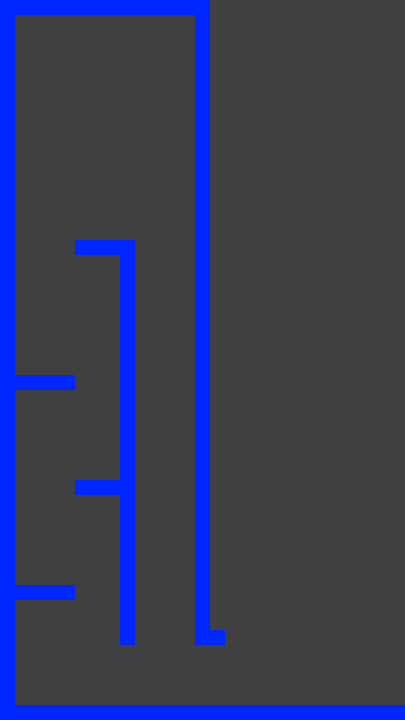

A level layout from a 2D game, rendered from its tile map. Below: a short description, then the map file with its tile-grid data intact:
An orthogonal 27x48 tile map with 15x15 px tiles, 1 tile layer (Tile Layer 1), 4 tilesets and 13 objects.

<map version="1.0" tiledversion="1.1.5" orientation="orthogonal" renderorder="right-down" width="27" height="48" tilewidth="15" tileheight="15" infinite="0" nextobjectid="345">
 <tileset firstgid="1" name="tileset" tilewidth="15" tileheight="15" tilecount="10" columns="10">
  <image source="../gfx/tilesets/blocks.png" width="150" height="15" />
 </tileset>
 <tileset firstgid="11" name="button" tilewidth="15" tileheight="15" tilecount="1" columns="1">
  <image source="../gfx/images/button.png" width="15" height="15" />
 </tileset>
 <tileset firstgid="12" name="turret" tilewidth="15" tileheight="15" tilecount="2" columns="2">
  <image source="../gfx/images/turret.png" width="30" height="15" />
 </tileset>
 <tileset firstgid="14" name="door" tilewidth="30" tileheight="60" tilecount="4" columns="4">
  <image source="../gfx/tilesets/door.png" width="120" height="60" />
 </tileset>
 <layer name="Tile Layer 1" width="27" height="48">
  <data encoding="csv">
8,8,8,8,8,8,8,8,8,8,8,8,8,8,2,2,2,2,2,2,2,2,2,2,2,2,2,
8,2,2,2,2,2,2,2,2,2,2,2,2,8,2,2,2,2,2,2,2,2,2,2,2,2,2,
8,2,2,2,2,2,2,2,2,2,2,2,2,8,2,2,2,2,2,2,2,2,2,2,2,2,2,
8,2,2,2,2,2,2,2,2,2,2,2,2,8,2,2,2,2,2,2,2,2,2,2,2,2,2,
8,2,2,2,2,2,2,2,2,2,2,2,2,8,2,2,2,2,2,2,2,2,2,2,2,2,2,
8,2,2,2,2,2,2,2,2,2,2,2,2,8,2,2,2,2,2,2,2,2,2,2,2,2,2,
8,2,2,2,2,2,2,2,2,2,2,2,2,8,2,2,2,2,2,2,2,2,2,2,2,2,2,
8,2,2,2,2,2,2,2,2,2,2,2,2,8,2,2,2,2,2,2,2,2,2,2,2,2,2,
8,2,2,2,2,2,2,2,2,2,2,2,2,8,2,2,2,2,2,2,2,2,2,2,2,2,2,
8,2,2,2,2,2,2,2,2,2,2,2,2,8,2,2,2,2,2,2,2,2,2,2,2,2,2,
8,2,2,2,2,2,2,2,2,2,2,2,2,8,2,2,2,2,2,2,2,2,2,2,2,2,2,
8,2,2,2,2,2,2,2,2,2,2,2,2,8,2,2,2,2,2,2,2,2,2,2,2,2,2,
8,2,2,2,2,2,2,2,2,2,2,2,2,8,2,2,2,2,2,2,2,2,2,2,2,2,2,
8,2,2,2,2,2,2,2,2,2,2,2,2,8,2,2,2,2,2,2,2,2,2,2,2,2,2,
8,2,2,2,2,2,2,2,2,2,2,2,2,8,2,2,2,2,2,2,2,2,2,2,2,2,2,
8,2,2,2,2,2,2,2,2,2,2,2,2,8,2,2,2,2,2,2,2,2,2,2,2,2,2,
8,2,2,2,2,8,8,8,8,2,2,2,2,8,2,2,2,2,2,2,2,2,2,2,2,2,2,
8,2,2,2,2,2,2,2,8,2,2,2,2,8,2,2,2,2,2,2,2,2,2,2,2,2,2,
8,2,2,2,2,2,2,2,8,2,2,2,2,8,2,2,2,2,2,2,2,2,2,2,2,2,2,
8,2,2,2,2,2,2,2,8,2,2,2,2,8,2,2,2,2,2,2,2,2,2,2,2,2,2,
8,2,2,2,2,2,2,2,8,2,2,2,2,8,2,2,2,2,2,2,2,2,2,2,2,2,2,
8,2,2,2,2,2,2,2,8,2,2,2,2,8,2,2,2,2,2,2,2,2,2,2,2,2,2,
8,2,2,2,2,2,2,2,8,2,2,2,2,8,2,2,2,2,2,2,2,2,2,2,2,2,2,
8,2,2,2,2,2,2,2,8,2,2,2,2,8,2,2,2,2,2,2,2,2,2,2,2,2,2,
8,2,2,2,2,2,2,2,8,2,2,2,2,8,2,2,2,2,2,2,2,2,2,2,2,2,2,
8,8,8,8,8,2,2,2,8,2,2,2,2,8,2,2,2,2,2,2,2,2,2,2,2,2,2,
8,2,2,2,2,2,2,2,8,2,2,2,2,8,2,2,2,2,2,2,2,2,2,2,2,2,2,
8,2,2,2,2,2,2,2,8,2,2,2,2,8,2,2,2,2,2,2,2,2,2,2,2,2,2,
8,2,2,2,2,2,2,2,8,2,2,2,2,8,2,2,2,2,2,2,2,2,2,2,2,2,2,
8,2,2,2,2,2,2,2,8,2,2,2,2,8,2,2,2,2,2,2,2,2,2,2,2,2,2,
8,2,2,2,2,2,2,2,8,2,2,2,2,8,2,2,2,2,2,2,2,2,2,2,2,2,2,
8,2,2,2,2,2,2,2,8,2,2,2,2,8,2,2,2,2,2,2,2,2,2,2,2,2,2,
8,2,2,2,2,8,8,8,8,2,2,2,2,8,2,2,2,2,2,2,2,2,2,2,2,2,2,
8,2,2,2,2,2,2,2,8,2,2,2,2,8,2,2,2,2,2,2,2,2,2,2,2,2,2,
8,2,2,2,2,2,2,2,8,2,2,2,2,8,2,2,2,2,2,2,2,2,2,2,2,2,2,
8,2,2,2,2,2,2,2,8,2,2,2,2,8,2,2,2,2,2,2,2,2,2,2,2,2,2,
8,2,2,2,2,2,2,2,8,2,2,2,2,8,2,2,2,2,2,2,2,2,2,2,2,2,2,
8,2,2,2,2,2,2,2,8,2,2,2,2,8,2,2,2,2,2,2,2,2,2,2,2,2,2,
8,2,2,2,2,2,2,2,8,2,2,2,2,8,2,2,2,2,2,2,2,2,2,2,2,2,2,
8,8,8,8,8,2,2,2,8,2,2,2,2,8,2,2,2,2,2,2,2,2,2,2,2,2,2,
8,2,2,2,2,2,2,2,8,2,2,2,2,8,2,2,2,2,2,2,2,2,2,2,2,2,2,
8,2,2,2,2,2,2,2,8,2,2,2,2,8,2,2,2,2,2,2,2,2,2,2,2,2,2,
8,2,2,2,2,2,2,2,8,2,2,2,2,8,8,2,2,2,2,2,2,2,2,2,2,2,2,
8,2,2,2,2,2,2,2,2,2,2,2,2,2,2,2,2,2,2,2,2,2,2,2,2,2,2,
8,2,2,2,2,2,2,2,2,2,2,2,2,2,2,2,2,2,2,2,2,2,2,2,2,2,2,
8,2,2,2,2,2,2,2,2,2,2,2,2,2,2,2,2,2,2,2,2,2,2,2,2,2,2,
8,2,2,2,2,2,2,2,2,2,2,2,2,2,2,2,2,2,2,2,2,2,2,2,2,2,2,
8,8,8,8,8,8,8,8,8,8,8,8,8,8,8,8,8,8,8,8,8,8,8,8,8,8,8
</data>
 </layer>
 <objectgroup name="collision">
  <object id="75" x="0" y="705" width="405" height="15" />
  <object id="335" x="195" y="0" width="15" height="645" />
  <object id="336" x="210" y="630" width="15" height="15" />
  <object id="337" x="75" y="480" width="45" height="15" />
  <object id="338" x="15" y="585" width="60" height="15" />
  <object id="339" x="0" y="0" width="15" height="705" />
  <object id="340" x="15" y="375" width="60" height="15" />
  <object id="341" x="120" y="240" width="15" height="405" />
  <object id="342" x="75" y="240" width="45" height="15" />
  <object id="343" x="15" y="0" width="180" height="15" />
 </objectgroup>
 <objectgroup name="Button">
  <object id="322" gid="11" x="105" y="240" width="15" height="15" />
 </objectgroup>
 <objectgroup name="Turrets">
  <object id="344" gid="13" x="0" y="120" width="15" height="15" />
 </objectgroup>
 <objectgroup name="Doors">
  <object id="334" gid="14" x="195" y="705" width="30" height="60" />
 </objectgroup>
</map>
